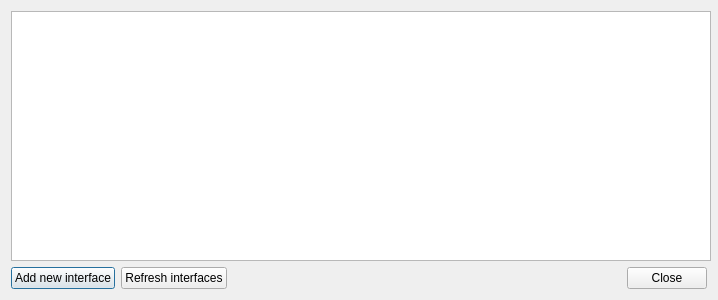
<?xml version="1.0" encoding="UTF-8"?>
<ui version="4.0">
 <class>Interfaces</class>
 <widget class="QDialog" name="Interfaces">
  <property name="geometry">
   <rect>
    <x>0</x>
    <y>0</y>
    <width>718</width>
    <height>300</height>
   </rect>
  </property>
  <property name="sizePolicy">
   <sizepolicy hsizetype="MinimumExpanding" vsizetype="MinimumExpanding">
    <horstretch>0</horstretch>
    <verstretch>0</verstretch>
   </sizepolicy>
  </property>
  <property name="minimumSize">
   <size>
    <width>700</width>
    <height>300</height>
   </size>
  </property>
  <property name="baseSize">
   <size>
    <width>700</width>
    <height>300</height>
   </size>
  </property>
  <property name="windowTitle">
   <string>Dialog</string>
  </property>
  <layout class="QVBoxLayout" name="verticalLayout">
   <item>
    <widget class="QTableWidget" name="interfaces_table">
     <property name="sizePolicy">
      <sizepolicy hsizetype="MinimumExpanding" vsizetype="MinimumExpanding">
       <horstretch>0</horstretch>
       <verstretch>0</verstretch>
      </sizepolicy>
     </property>
     <property name="minimumSize">
      <size>
       <width>700</width>
       <height>100</height>
      </size>
     </property>
    </widget>
   </item>
   <item>
    <layout class="QHBoxLayout" name="button_layout">
     <item>
      <widget class="QPushButton" name="add_interface_button">
       <property name="text">
        <string>Add new interface</string>
       </property>
      </widget>
     </item>
     <item>
      <widget class="QPushButton" name="refresh_button">
       <property name="toolTip">
        <string>&lt;html&gt;&lt;head/&gt;&lt;body&gt;&lt;p&gt;Refresh interface information by pulling the latest data from the device. Available only when no pending changes are waiting for commiting.&lt;/p&gt;&lt;/body&gt;&lt;/html&gt;</string>
       </property>
       <property name="text">
        <string>Refresh interfaces</string>
       </property>
      </widget>
     </item>
     <item>
      <widget class="QDialogButtonBox" name="close_button_box">
       <property name="standardButtons">
        <set>QDialogButtonBox::StandardButton::Close</set>
       </property>
      </widget>
     </item>
    </layout>
   </item>
  </layout>
 </widget>
 <resources/>
 <connections/>
</ui>
